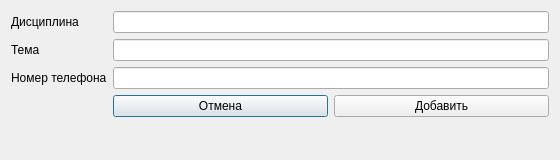
<?xml version="1.0" encoding="UTF-8"?>
<ui version="4.0">
 <class>AddNote</class>
 <widget class="QDialog" name="AddNote">
  <property name="geometry">
   <rect>
    <x>0</x>
    <y>0</y>
    <width>560</width>
    <height>160</height>
   </rect>
  </property>
  <property name="sizePolicy">
   <sizepolicy hsizetype="Fixed" vsizetype="Fixed">
    <horstretch>0</horstretch>
    <verstretch>0</verstretch>
   </sizepolicy>
  </property>
  <property name="windowTitle">
   <string>Добавить конспект</string>
  </property>
  <layout class="QFormLayout" name="formLayout">
   <item row="0" column="0">
    <widget class="QLabel" name="label">
     <property name="text">
      <string>Дисциплина</string>
     </property>
    </widget>
   </item>
   <item row="0" column="1">
    <widget class="QLineEdit" name="lineEdit"/>
   </item>
   <item row="1" column="0">
    <widget class="QLabel" name="label_3">
     <property name="text">
      <string>Тема</string>
     </property>
    </widget>
   </item>
   <item row="1" column="1">
    <widget class="QLineEdit" name="lineEdit_2"/>
   </item>
   <item row="2" column="0">
    <widget class="QLabel" name="label_2">
     <property name="text">
      <string>Номер телефона</string>
     </property>
    </widget>
   </item>
   <item row="2" column="1">
    <widget class="QLineEdit" name="lineEdit_3"/>
   </item>
   <item row="3" column="1">
    <layout class="QHBoxLayout" name="horizontalLayout">
     <item>
      <widget class="QPushButton" name="pushButton_2">
       <property name="text">
        <string>Отмена</string>
       </property>
      </widget>
     </item>
     <item>
      <widget class="QPushButton" name="pushButton">
       <property name="text">
        <string>Добавить</string>
       </property>
      </widget>
     </item>
    </layout>
   </item>
  </layout>
 </widget>
 <resources/>
 <connections/>
</ui>
